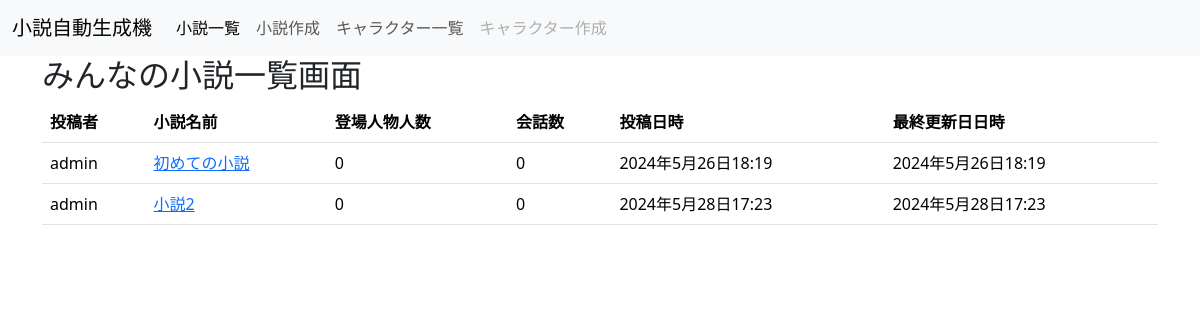
/text_app/novels/, run on an earlier commit of the app's database.
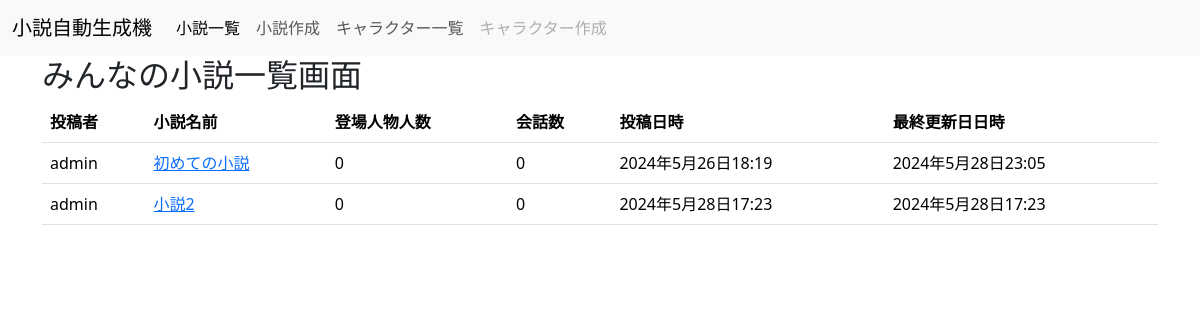
And on a later commit of the database.
### text_app/models.py (models this page shows, shortened)
class Novel(models.Model):
    title = models.CharField(verbose_name="タイトル", max_length=50, null=False, blank=False)
    created_by = models.ForeignKey(CustomUser, verbose_name="作成者", on_delete=models.CASCADE, null=False, blank=False)
    is_public = models.BooleanField(verbose_name='公開・非公開', default=True)
    created_at = models.DateTimeField(verbose_name='作成日時', auto_now_add=True)
    updated_at = models.DateTimeField(verbose_name='更新日時', auto_now=True)
    class Meta():
        verbose_name_plural = "小説"
        db_table = 'novel'

### accounts/models.py (models this page shows, shortened)
class CustomUser(AbstractUser):
    email = models.EmailField(verbose_name='メールアドレス', max_length=50, unique=True, null=False, blank=False)
    created_at = models.DateTimeField(verbose_name='作成日時', auto_now_add=True)
    updated_at = models.DateTimeField(verbose_name='更新日時', auto_now=True)
    class Meta():
        verbose_name_plural = 'ユーザー'
        db_table = 'user'

### text_app/views.py (the view)
# urls.py: path('novels/', views.NovelIndexView.as_view(), name='index_novel'),
class NovelIndexView(View):
    template_name = 'novel/index.html'
    def get(self, request, *args, **kwargs):
        novels = Novel.objects.annotate(
            characters_count = Count('sentence__speaker', distinct=True),
            sentences_count = Count('sentence', distinct=True),
        )
        return render(request, self.template_name,{
            "novels": novels,
        })

### templates/novel/index.html (shortened to what this page needs)
{% extends "base.html" %}
{% block contents %}
<div class="container">
    <div class="row">
        <h2>みんなの小説一覧画面</h2>
    </div>
    <table class="table table-hover">
        <thead>
            <tr>
                <th>投稿者</th>
                <th>小説名前</th>
                <th>登場人物人数</th>
                <th>会話数</th>
                <th>投稿日時</th>
                <th>最終更新日日時</th>
            </tr>
        </thead>
        <tbody>
            {% for novel in novels %}
                <tr>
                    <td>{{ novel.created_by.username }}</td>
                    <td><a href="{% url 'text_app:detail_novel' pk=novel.pk %}">{{ novel.title }}</a></td>
                    <td>{{ novel.characters_count }}</td>
                    <td>{{ novel.sentences_count }}</td>
                    <td>{{ novel.created_at }}</td>
                    <td>{{ novel.updated_at }}</td>
                </tr>
            {% endfor %}
        </tbody>
    </table>
</div>
{% endblock  %}

What changed in the data, as far as the page shows it:
changed Novel "初めての小説": updated_at "2024年5月26日18:19" → "2024年5月28日23:05"
